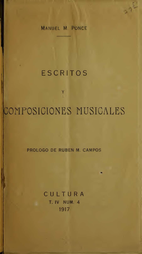
#> input picture practica-7-morfologia-matematica-zuturito/resources/ponce0.png, 142 x 254 px, shrunk from 470 x 842 before the run; its folder holds 3 pictures in this run
$ python __init__.py
#> lines starting #> are read from the running program, lines starting #| are printed output that depends on the picture; after the words box and inside, x2 and y2 are one past the last pixel; in counts of white or black regions, pixels touching at a corner belong together
### practica-7-morfologia-matematica-zuturito/practica07/auxiliar.py
try:
    import cv2
except:
    pass
from collections import Counter
import numpy as np
import random

# Método auxiliar para mostrar una imagen
def mostrar_imagen(arreglo_bidimensional, titulo_de_ventana=None):
    if not titulo_de_ventana:
        titulo_de_ventana = "%dx%d" % arreglo_bidimensional.shape[:2]

    assert isinstance(titulo_de_ventana, str)

    arreglo_bidimensional = arreglo_bidimensional.astype('uint8')
    cv2.imshow(titulo_de_ventana, arreglo_bidimensional)

    while cv2.getWindowProperty(titulo_de_ventana,
                                cv2.WND_PROP_VISIBLE) >= 1:
        if cv2.waitKeyEx(1000) == 27:
            cv2.destroyWindow(titulo_de_ventana)
            break

# Método que carga una imagen de gris
def cargar_imagen(ruta_imagen):
#> called with ruta_imagen = '../resources/ponce0.png'
    imagen = cv2.imread(ruta_imagen)
#> imagen is the input picture: shape (254, 142, 3); mean B, G, R 65, 122.7, 147.4
    gris = cv2.cvtColor(imagen, cv2.COLOR_BGR2GRAY)
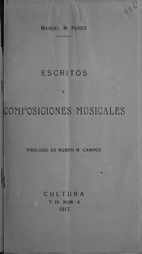
#> gris: shape (254, 142); min 0, max 154, mean 123.5
#> (key Esc is pressed here)
    return gris

# Método para señalar componentes conexas
def colorear_componentes_conexas(componentes_etiquetadas):
    img = np.zeros((componentes_etiquetadas.size, 3), dtype="uint8")
    flat_cc = componentes_etiquetadas.flatten()

    colors = {}
    for label in np.unique(flat_cc):
        r = random.randint(63, 255)
        g = random.randint(63, 255)
        b = random.randint(63, 255)
        colors[label] = [r,g,b]

    for i in range(flat_cc.size):
        if flat_cc[i] > 0:
            img[i] = colors[flat_cc[i]]
    return img.reshape(componentes_etiquetadas.shape[0],
                      componentes_etiquetadas.shape[1],
                      3)

# Método para guardar una imagen en un archivo (default png)
def guardar_imagen(arreglo_bidimensional, ruta_de_salida="../salida.png"):

    # Pasa encima de cualquier otro formato, xq si
    if not ruta_de_salida.endswith(".png"):
        ruta_de_salida += ".png"

    cv2.imwrite(ruta_de_salida, arreglo_bidimensional)
    return True

def ventana_rodante(img, n, border=0):
    assert n % 2 == 1
    # Padding
    pad_value = int((n-1)/2)
    ext_img = np.pad(img,
                     [pad_value, pad_value],
                     constant_values=border).astype("uint8")

    complete_img = np.zeros((img.shape[0], img.shape[1], n*n),
                            dtype="uint8")
    for i in range(n):
        for j in range(n):
            complete_img[::, ::, i*n + j] = ext_img[i:i + img.shape[0],
                                                    j:j + img.shape[1]]
    return complete_img.reshape(img.shape[0] * img.shape[1], n*n).astype("float32")

# Normalizacion ingenua
# [6 lines left out: function normalizar_abs_255, not called in this run]

# Normalizacion correcta
def normalizar_255(img):
    if img.max()-img.min() > 0:
        return (255. * (img - img.min())/(img.max()-img.min())).astype("uint8")
    else:
        # Division by zero
        return img.astype("uint8")

def transformacion_derivada(img, img_derivada, c_value=-1):
    resultado = img + normalizar_255((c_value)*img_derivada).astype("float32")
    return normalizar_255(resultado)

# Método para contar componentes conexas
def count_labels(labelled_img):
    return [(label, (labelled_img == label).sum()) for label in np.unique(labelled_img) if label != 0]

# Métodos auxiliares para registrar equivalencias (OPCIONAL)
def registrar_equivalencias(valores, equivalencias):
    valores = set(valores)
    found = []
    new_equivalencias = []
    for i in range(len(equivalencias)):
        grupo = equivalencias[i]
        for valor in list(valores):
            if valor in grupo:
                if i not in found:
                    found.append(i)
    if len(found) > 0:
        for i in range(len(equivalencias)):
            if i in found:
                valores = valores.union(equivalencias[i])
            else:
                new_equivalencias.append(equivalencias[i])
    else:
        new_equivalencias = equivalencias
    new_equivalencias.append(valores)
    return new_equivalencias

def construir_tabla(equivalencias):
    tabla = {}
    for group in equivalencias:
        clase_real = min(group)
        for value in list(group):
            tabla[value] = clase_real
    return tabla

### practica-7-morfologia-matematica-zuturito/practica07/procedimientos.py
import numpy as np
import math
from auxiliar import ventana_rodante, registrar_equivalencias, construir_tabla
#-----------recicle de código----------------------------
def umbralizacion_global(img, umbral):
#> called with umbral = 91
    result = np.zeros(img.shape)
    x = 0
    for fila in img:
        y = 0
        for intensidad in fila:
            if(intensidad > umbral):
            	valor = 0
            else:
            	valor = 1
            result[x, y] = valor
            y += 1
        x += 1
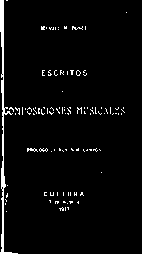
#> result: shape (254, 142) float64; values 0 (black) and 1 (white), 3.5% white in thin lines or dots, all inside (x1, y1, x2, y2) = (0, 0, 127, 254)
#> after the loop, x = 254
    return result.astype("uint8")
#> (key Enter is pressed here)
#---------------------------------------------------------
def erosion(img, B, borde=0):
#> called with B = array of shape (3, 3), borde = 0
    imagen = np.zeros(np.shape(img))
    centrar = ventana_rodante(img, B.shape[0], borde)
#> in ventana_rodante, `ext_img = np.pad(img, [pad_value, pad_value], constant_values=border)...`: ext_img: shape (256, 144); values 0 (black) and 1 (white), 3.4% white in thin lines or dots, all inside (x1, y1, x2, y2) = (1, 1, 128, 255)
    x = 0
    i = 0
    for fila in img:
        y = 0
        for z in fila:
            ventana = centrar[i].reshape(np.shape(B))
            comparacion = ventana * B
            if (comparacion == B).all():
                imagen[x, y] = 1
            i += 1
            y += 1
        x += 1
#> imagen: shape (254, 142) float64; values 0 (black) and 1 (white), 0.42% white in thin lines or dots, all inside (x1, y1, x2, y2) = (1, 1, 44, 253)
#> after the loop, i = 36068; x = 254
    return imagen.astype("uint8")

def dilatacion(img, B):
    imagen = np.zeros(np.shape(img))
    centrar = ventana_rodante(img, B.shape[0])
#> in ventana_rodante (call 2), `ext_img = np.pad(img, [pad_value, pad_value], constant_values=border)...`: ext_img: shape (256, 144); values 0 (black) and 1 (white), 0.41% white in thin lines or dots, all inside (x1, y1, x2, y2) = (2, 2, 45, 254)
    x = 0
    i = 0
    for fila in img:
        y = 0
        for z in fila:
            ventana = centrar[i].reshape(np.shape(B))
            x2 = 0
            for row_v in ventana:
                y2 = 0
                for v in row_v:
                    if (B[x2, y2] == v) & (B[x2, y2] == 1):
                        imagen[x, y] = 1
                    y2 += 1
                x2 += 1
            i += 1
            y += 1
        x += 1
#> imagen: shape (254, 142) float64; values 0 (black) and 1 (white), 1.1% white; 8 white regions (4 under 20 px), largest, box (x1, y1, x2, y2) and area: (0, 0, 4, 48) 172, (1, 167, 6, 188) 73, (0, 233, 5, 254) 59, (1, 80, 4, 94) 38
#> after the loop, i = 36068; x = 254
    return imagen.astype("uint8")

def apertura(img, B):
	aper1 = erosion(img,B)
	aper2 = dilatacion(aper1,B)
	return aper2.astype("uint8")

def cerradura(img, B):
	cerra1 = dilatacion(img,B)
#> after the loop in dilatacion (call 2), `for fila in img:`:
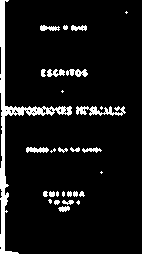
#> imagen: shape (254, 142) float64; values 0 (black) and 1 (white), 8% white; 29 white regions (9 under 20 px), largest, box (x1, y1, x2, y2) and area: (0, 0, 72, 254) 1656, (76, 106, 126, 116) 268, (66, 69, 88, 77) 112
#> after the loop in dilatacion (call 2), `for fila in img:`: i = 36068; x = 254
	cerra2 = erosion(cerra1,B,1)
#> call 2 of erosion, with B = array of shape (3, 3), borde = 1
#> in ventana_rodante (call 4), `ext_img = np.pad(img, [pad_value, pad_value], constant_values=border)...`: ext_img: shape (256, 144); values 0 (black) and 1 (white), 10% white; 29 white regions (9 under 20 px), largest, box (x1, y1, x2, y2) and area: (0, 0, 144, 256) 2452, (77, 107, 127, 117) 268, (67, 70, 89, 78) 112
#> after the loop in erosion (call 2), `for fila in img:`:
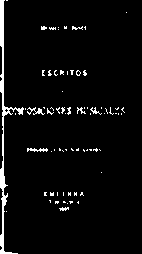
#> imagen: shape (254, 142) float64; values 0 (black) and 1 (white), 4.2% white; 72 white regions (64 under 20 px), largest, box (x1, y1, x2, y2) and area: (0, 0, 24, 254) 853, (27, 107, 45, 115) 60, (27, 148, 48, 152) 53
#> after the loop in erosion (call 2), `for fila in img:`: i = 36068; x = 254
	return cerra2.astype("uint8")

def etiquetado_componentes_conexas(img, B):
    # OJO: Las etiquetas pueden ser > 255, entonces el arreglo
    # tiene que ser al menos int32
    #
    # Los metodos registrar_equivalencias y construir_tabla
    # pueden auxiliarlos si lo desean (o pueden escribir el propio)
    #raise NotImplementedError("Implementar etiquetado de componentes conexas")
    result = np.zeros(np.shape(img))
    ventanas = ventana_rodante(img, B.shape[0])
    etiqueta = 1
    equivalencias = []
    x = 0
    i = 0
    #Primer_pase
    for fila in img:
        y = 0
        for intensidad in fila:
            if (intensidad == 1):
                ventana = ventanas[i].reshape(np.shape(B))
                vecindad = ventana * B
                #etiquetar_val
                ventanas_result = ventana_rodante(result, B.shape[0])
                ventana_result = ventanas_result[i].reshape(np.shape(B))
                ventana_temp = vecindad * ventana_result
                #¿existe?
                if (ventana_temp.sum() > 0):
                    mascara = np.ma.masked_equal(ventana_temp, 0, copy=False)
                    result[x, y] = mascara.min()
                    #Registros
                    valores = []
                    for var in ventana_temp[np.nonzero(ventana_temp)]:
                        valores.append(int(var))
                    equivalencias = registrar_equivalencias(valores, equivalencias)
                    tabla = construir_tabla(equivalencias)
                else:
                    result[x, y] = etiqueta
                    etiqueta += 1
            i += 1
            y += 1
        x += 1
    #Segundo_pase
    x = 0
    for row in result:
        y = 0
        for etiqueta_2 in row:
            if (etiqueta_2 > 0):
                try:
                    result[x, y] = tabla[int(etiqueta_2)]
                except:
                    pass
            y += 1
        x += 1
#> result: shape (254, 142) float64; min 0, max 209, mean 1.6
    return np.array(result, dtype="int32")
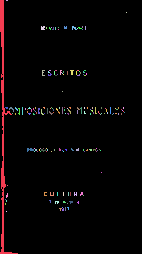
#> returned value: shape (254, 142) int32; 178 distinct labels, from 0 to 209; one colour per label, 0 black

def binarizar(img):
    # OJO: la binarizacion puede ser cualquier metodo de umbral,
    # solo asegurense que devuelva una imagen binaria en el rango
    # de [0, 1]
    result = umbralizacion_global(img, 91)
    return result.astype("uint8")

### practica-7-morfologia-matematica-zuturito/practica07/__init__.py
from auxiliar import *
from procedimientos import *

import os
import sys

def main():

    # Asegura el directorio de trabajo para respetar rutas relativas
    if len(os.path.dirname(__file__)) > 0 :
        os.chdir(os.path.dirname(__file__))

    selem_4N = np.array([[0,1,0],
                         [1,1,1],
                         [0,1,0]], dtype="uint8")

    selem_8N = np.array([[1,1,1],
                         [1,1,1],
                         [1,1,1]], dtype="uint8")

    nombre = "ponce"
    for i in range(3):
        imagen = cargar_imagen("../resources/%s%d.png" % (nombre, i))
        mostrar_imagen(imagen, "Original (%d)" % i)

        imagen_binaria = binarizar(imagen)
        mostrar_imagen(normalizar_255(imagen_binaria), "Binaria (%d)" % i)
        guardar_imagen(normalizar_255(imagen_binaria),
                "../solutions/%s%d_bin.png" % (nombre, i))

        imagen_apertura = apertura(imagen_binaria, selem_4N)
        mostrar_imagen(normalizar_255(imagen_apertura), "Apertura (%d)" % i)
        guardar_imagen(normalizar_255(imagen_apertura),
                "../solutions/%s%d_opening.png" % (nombre, i))

        imagen_cerradura = cerradura(imagen_binaria, selem_4N)
        mostrar_imagen(normalizar_255(imagen_cerradura), "Cerradura (%d)" % i)
        guardar_imagen(normalizar_255(imagen_cerradura),
                "../solutions/%s%d_closing.png" % (nombre, i))

        img_cc_4N = etiquetado_componentes_conexas(imagen_binaria, selem_4N)
        no_cc_4N = np.unique(img_cc_4N).size
        img_cc_4N_color = colorear_componentes_conexas(img_cc_4N)
#> the loop in colorear_componentes_conexas, `for label in np.unique(flat_cc):` made 178 passes
#> label on passes 7 to 9: 8, 9, 10
        mostrar_imagen(img_cc_4N_color, "Componentes conexas 4N (%d; %d componentes)" % (i, no_cc_4N))
        guardar_imagen(img_cc_4N_color,
                "../solutions/%s%d_cc4N.png" % (nombre, i))

        img_cc_8N = etiquetado_componentes_conexas(imagen_binaria, selem_8N)
#> after the loop in etiquetado_componentes_conexas (call 2), `for row in result:`:
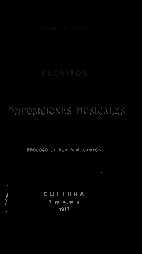
#> result: shape (254, 142) float64; min 0, max 134, mean 1.1
#> in etiquetado_componentes_conexas (call 2), `return np.array(result, dtype="int32")`: returned value: shape (254, 142) int32; 106 distinct labels, from 0 to 134
        no_cc_8N = np.unique(img_cc_8N).size
        img_cc_8N_color = colorear_componentes_conexas(img_cc_8N)
#> the loop in colorear_componentes_conexas (call 2), `for label in np.unique(flat_cc):` made 106 passes
#> label on passes 7 to 18: 8, 10, 11, 12, 14, 15, 16, 18, 19, 20, 21, 22
#> in colorear_componentes_conexas (call 2), `return img.reshape(componentes_etiquetadas.shape[0], componentes_etiqu..`:
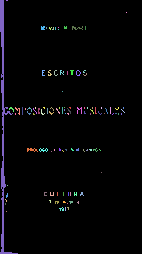
#> returned value: shape (254, 142, 3); mean of channels 0, 1, 2 6.2, 4.4, 4.8; drawn as B, G, R
        mostrar_imagen(img_cc_8N_color, "Componentes conexas 8N (%d; %d componentes)" % (i, no_cc_8N))
        guardar_imagen(img_cc_8N_color,
                "../solutions/%s%d_bin_cc8N.png" % (nombre, i))
#> pass 2 of the loop in main, `for i in range(3):`:
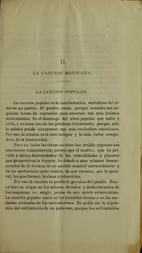
#> input picture practica-7-morfologia-matematica-zuturito/resources/ponce1.png, 142 x 253 px, shrunk from 470 x 839 before the run
#> in cargar_imagen, imagen is the input picture: shape (253, 142, 3); mean B, G, R 115.3, 152, 159.5
#> gris: shape (253, 142)
#> after the loop in umbralizacion_global (call 2), `for fila in img:`:
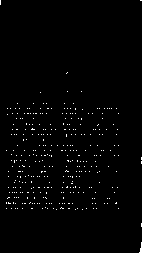
#> result: shape (253, 142) float64; values 0 (black) and 1 (white), 1.2% white in thin lines or dots
#> the loop in etiquetado_componentes_conexas (call 3), `for fila in img:` made 253 passes
#> pass 1, in ventana_rodante (call 2545), `ext_img = np.pad(img, [pad_value, pad_value], constant_values=border)...`:
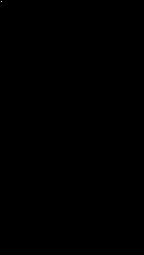
#> ext_img: shape (255, 144); values 0 (black) and 1 (white), 0% white in thin lines or dots, all inside (x1, y1, x2, y2) = (1, 1, 2, 2)

if __name__ == "__main__":
    main()
